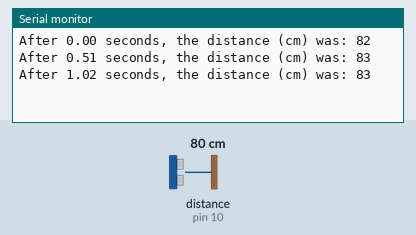
This sketch was run on a simulated Arduino Uno, built with avr-gcc and run on an emulated ATmega328P. Parts: the last lines printed to the serial monitor. Wiring (inferred from the names in the program): ultrasonic range finder: trigger pin 9; echo pin 10. Inputs (shaded band) come from the test bench; at power-on: distance to the obstacle (sensor on pin 10) 80 cm. The echo pulse lasts 58.3 µs per cm.

Above: at 1.3 s.
1.4 s: distance to the obstacle (sensor on pin 10) set to 2 cm
At 1.9 s:
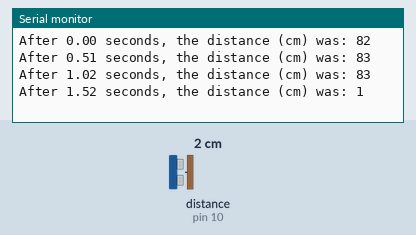
2.9 s: distance to the obstacle (sensor on pin 10) set to 4 cm
At 3.4 s:
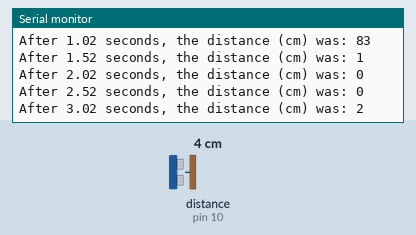
Timing chart, 0 to 5.9 s (numbered marks = the images above; inputs shaded):
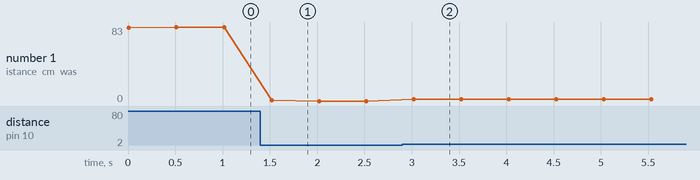

The sketch:

MOD2_copy_20230128160000.ino
```cpp
// defines pins numbers

const int trigPin = 9;
const int echoPin = 10;

// defines variables

long duration;
int distance;
int improveddistance;
unsigned long StartTime = 0;

void setup() {

pinMode(trigPin, OUTPUT); //Sets the trigPin as an output
pinMode(echoPin, INPUT); //Sets the echoPin as an input
Serial.begin(9600); //Starts the serial communication

//start a timer
unsigned long StartTime = millis();


}

void loop() {
// Clears the trigPin
digitalWrite(trigPin, LOW);
delayMicroseconds(2);

//Sets the trigPin on HIGH state for 10 microseconds
digitalWrite(trigPin, HIGH);
delayMicroseconds(10);
digitalWrite(trigPin, LOW);

//Reads the echoPin, returns the sound wave travel time in microseconds
duration = pulseIn(echoPin, HIGH);

//Calculating the distance
//Speed of sound = 343 m/s at 20 oC = 0.0343 cm/us
distance = duration * 0.0343 / 2;

if (distance < 500) // rule out any stray glitches or measurements greater than 5m

{
//Below is the added line
improveddistance = 1.0429 * distance - 0.1905;
//Print the distance on the serial monitor
unsigned long CurrentTime = millis();
float ElapsedTime = (CurrentTime - StartTime) / 1000.0;
Serial.print("After "); Serial.print(ElapsedTime); Serial.print(" seconds, the distance (cm) was: ");
Serial.println(improveddistance);
delay(500);
}
}
```

Measured:
- after the input at 1.4 s, the serial monitor: prints a new line after 0.12 s (image 1)
- after the input at 2.9 s, the serial monitor: prints a new line after 0.12 s (image 2)
- plotted number 1: 0 → 2 after the input at 2.9 s
